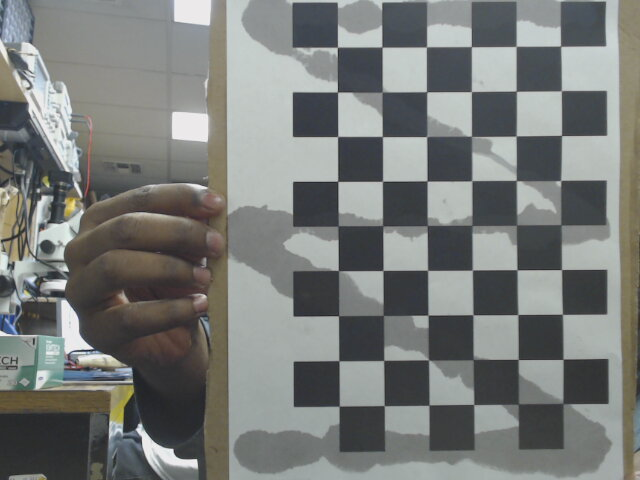
#> input picture Sub/Src/ComputerVision/chessboard_cal_pics/2019-07-03-213740.jpg, 640 x 480 px; its folder holds only this picture in this run
$ python camera_calibration.py
#> lines starting #> are read from the running program, lines starting #| are printed output that depends on the picture; after the words box and inside, x2 and y2 are one past the last pixel; in counts of white or black regions, pixels touching at a corner belong together; long printed decimals are rounded
import cv2
import numpy as np
import glob

def chess_board():

    #prepare 3d object points
    object_points = np.zeros((6*9, 3), np.float32)
    object_points[:,:2] = np.mgrid[0:9,0:6].T.reshape(-1, 2)


    #list of 3d object points, 2d image points
    three_dim_points = []
    two_dim_points = []

    list_pics = glob.glob('chessboard_cal_pics/*.jpg')

    for index, pic in enumerate(list_pics):
        print(pic)
        picture = cv2.imread(pic)
#> picture is the input picture: shape (480, 640, 3); mean B, G, R 120.9, 123.3, 120.6
        gray_pic = cv2.cvtColor(picture, cv2.COLOR_BGR2GRAY)
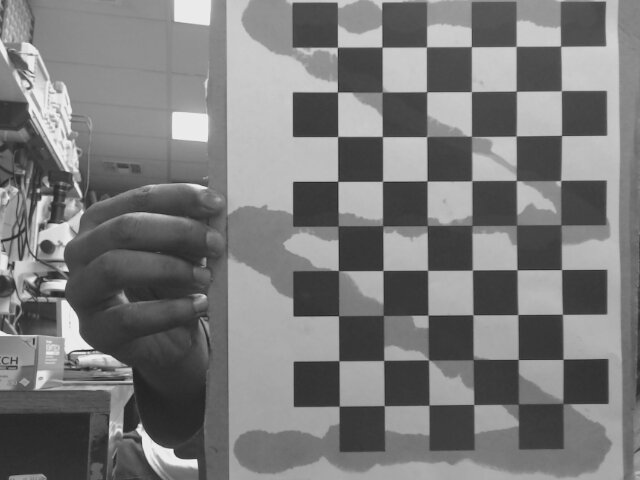
#> gray_pic: shape (480, 640); min 15, max 246, mean 122.2
        shape = gray_pic.shape[::-1]
#> shape = (640, 480)

        ret, board_corners = cv2.findChessboardCorners(gray_pic, (9, 6), None)
#> ret = True; board_corners = 54 rows, first 8: [560.7, 46.19], [561.4, 90.63], [561.5, 135.5], [560.6, 180.7], [561.1, 224.8], [561.5, 269.6], [562.4, 314.3], [563.1, 359.3]

        if ret == True:

            three_dim_points.append(object_points)
            two_dim_points.append(board_corners)

            cv2.drawChessboardCorners(picture, (9, 6), board_corners, ret)
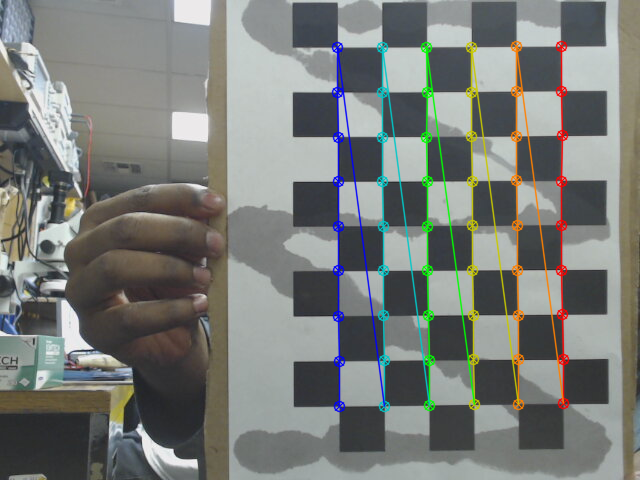
#> picture: shape (480, 640, 3); 5.21% of pixels changed, all inside (x1, y1, x2, y2) = (331, 40, 570, 413)
            cv2.imshow('picture', picture)
            cv2.waitKey(1)

    # [4 lines of commented-out code are left out]
    ret, camera_matrix, distortion_matrix, rvecs, tvecs = cv2.calibrateCamera(three_dim_points, two_dim_points, shape, None, None)
#> ret = 0.285; camera_matrix = [[3059, 0, 368.9], [0, 3031.9, 149.5], [0, 0, 1]]; distortion_matrix = [[1.69, -38.94, -0.013, 0.0273, -3822.1]]; rvecs = ([-0.11, -0.105, 1.56],); tvecs = ([4.25, -2.31, 68.56],)
    cv2.destroyAllWindows()
    return three_dim_points, two_dim_points, camera_matrix, distortion_matrix, rvecs, tvecs

if __name__ == '__main__':

    three_dim_points, two_dim_points, camera_matrix, distortion_matrix, rvecs, tvecs  = chess_board()
#> three_dim_points = 1 item; two_dim_points = 1 item; camera_matrix = [[3059, 0, 368.9], [0, 3031.9, 149.5], [0, 0, 1]]; distortion_matrix = [[1.69, -38.94, -0.013, 0.0273, -3822.1]]; rvecs = ([-0.11, -0.105, 1.56],); tvecs = ([4.25, -2.31, 68.56],)
    #TODO: Save these values to the parameter server
    print(camera_matrix)
#| [[3.05901101e+03 0.00000000e+00 3.68947884e+02]
#|  [0.00000000e+00 3.03191193e+03 1.49475952e+02]
#|  [0.00000000e+00 0.00000000e+00 1.00000000e+00]]
    print(distortion_matrix)
#| [[ 1.69217109e+00 -3.89422780e+01 -1.30411835e-02  2.72621861e-02
#|   -3.82208170e+03]]
    #print(rvecs)
    #print(tvecs)

$ run again, on Sub/Src/ComputerVision/chessboard_cal_pics/2019-07-03-214754.jpg
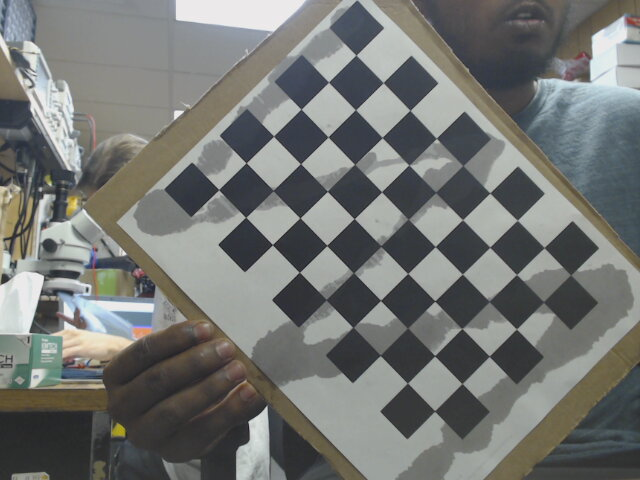
#> input picture Sub/Src/ComputerVision/chessboard_cal_pics/2019-07-03-214754.jpg, 640 x 480 px
#> in chess_board, picture is the input picture: shape (480, 640, 3); mean B, G, R 115.2, 117.9, 115.9
#> in chess_board, `gray_pic = cv2.cvtColor(picture, cv2.COLOR_BGR2GRAY)`:
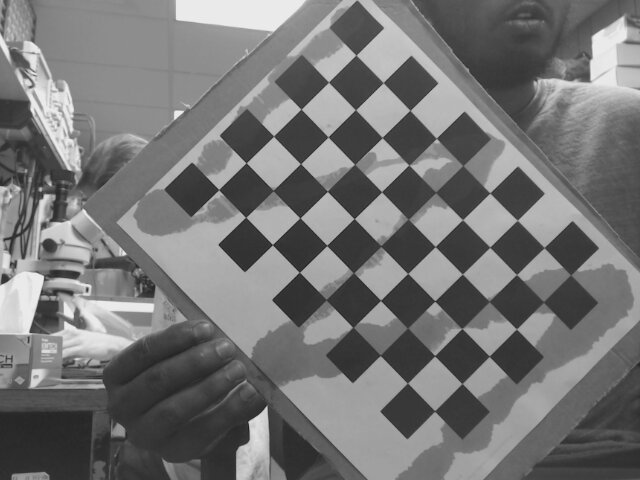
#> gray_pic: shape (480, 640); min 27, max 245, mean 117
#> in chess_board, `ret, board_corners = cv2.findChessboardCorners(gray_pic, (9, 6), None)`: ret = True; board_corners = 54 rows, first 8: [355.9, 55.13], [383.2, 82.59], [410, 110.4], [436.4, 138.3], [462.7, 165.5], [489.9, 193], [517.4, 220.3], [544.3, 247.5]
#> in chess_board, `cv2.drawChessboardCorners(picture, (9, 6), board_corners, ret)`:
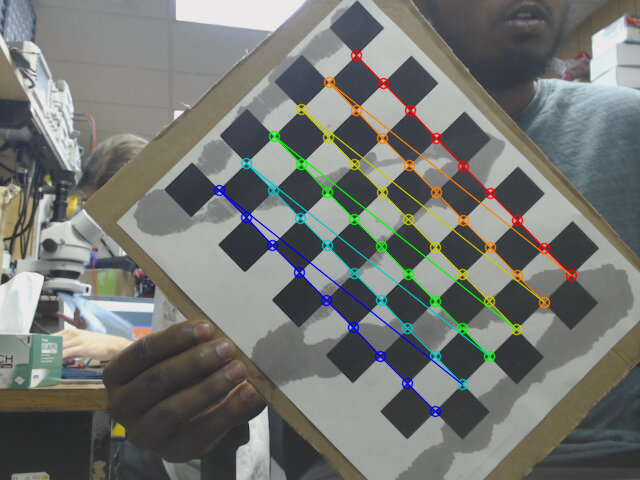
#> picture: shape (480, 640, 3); 3.92% of pixels changed, all inside (x1, y1, x2, y2) = (213, 49, 578, 418)
#> in chess_board, `ret, camera_matrix, distortion_matrix, rvecs, tvecs = cv2.calibrateCam..`: ret = 0.231; camera_matrix = [[1374, 0, 263.9], [0, 1370.2, 194.2], [0, 0, 1]]; distortion_matrix = [[0.718, -1.54, -0.0244, -0.0194, -60.82]]; rvecs = ([-0.0744, -0.043, 0.798],); tvecs = ([2.4, -3.6, 35.94],)
#> `three_dim_points, two_dim_points, camera_matrix, distortion_matrix, rv..`: three_dim_points = 1 item; camera_matrix = [[1374, 0, 263.9], [0, 1370.2, 194.2], [0, 0, 1]]; distortion_matrix = [[0.718, -1.54, -0.0244, -0.0194, -60.82]]; rvecs = ([-0.0744, -0.043, 0.798],); tvecs = ([2.4, -3.6, 35.94],)
#| [[1.37402326e+03 0.00000000e+00 2.63900398e+02]
#|  [0.00000000e+00 1.37023250e+03 1.94179403e+02]
#|  [0.00000000e+00 0.00000000e+00 1.00000000e+00]]
#| [[ 7.18017174e-01 -1.54086894e+00 -2.43815901e-02 -1.93699064e-02
#|   -6.08200600e+01]]

$ run again, on Sub/Src/ComputerVision/chessboard_cal_pics/2019-07-03-214759.jpg
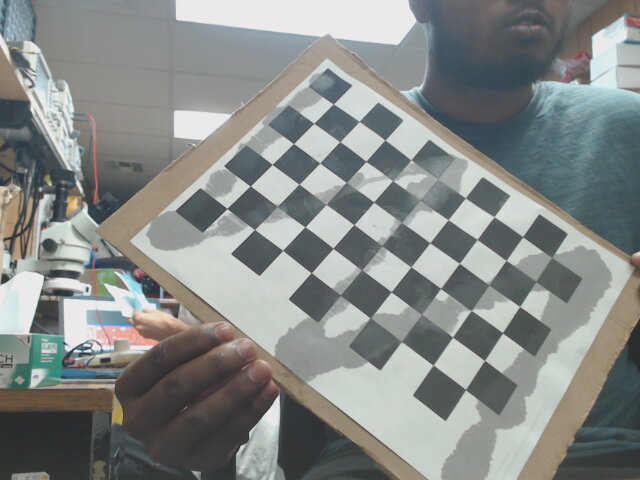
#> input picture Sub/Src/ComputerVision/chessboard_cal_pics/2019-07-03-214759.jpg, 640 x 480 px
#> in chess_board, picture is the input picture: shape (480, 640, 3); mean B, G, R 135.1, 137.6, 133.3
#> in chess_board, `gray_pic = cv2.cvtColor(picture, cv2.COLOR_BGR2GRAY)`:
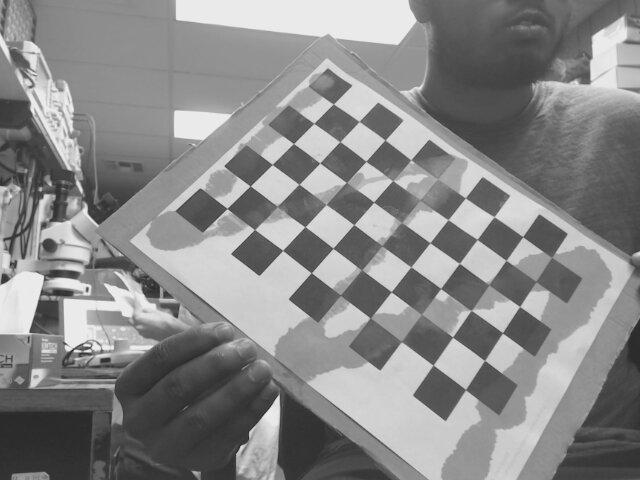
#> gray_pic: shape (480, 640); min 34, max 251, mean 136.1
#> in chess_board, `ret, board_corners = cv2.findChessboardCorners(gray_pic, (9, 6), None)`: ret = True; board_corners = 54 rows, first 8: [333.4, 104], [359.3, 121.3], [385.1, 140.1], [410.6, 159.8], [437.7, 179], [465.5, 198.1], [494.3, 216.7], [522.6, 236.6]
#> in chess_board, `cv2.drawChessboardCorners(picture, (9, 6), board_corners, ret)`:
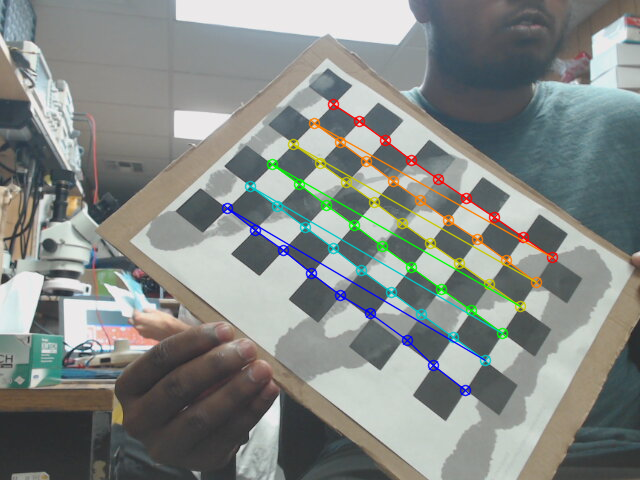
#> picture: shape (480, 640, 3); 3.93% of pixels changed, all inside (x1, y1, x2, y2) = (221, 98, 559, 397)
#> in chess_board, `ret, camera_matrix, distortion_matrix, rvecs, tvecs = cv2.calibrateCam..`: ret = 1.04; camera_matrix = [[450.6, 0, 273.7], [0, 418.4, 251.7], [0, 0, 1]]; distortion_matrix = [[0.399, -1.25, -0.00152, -0.00709, 1.58]]; rvecs = ([-0.348, -0.0307, 0.694],); tvecs = ([1.82, -4.86, 14.18],)
#> `three_dim_points, two_dim_points, camera_matrix, distortion_matrix, rv..`: three_dim_points = 1 item; camera_matrix = [[450.6, 0, 273.7], [0, 418.4, 251.7], [0, 0, 1]]; distortion_matrix = [[0.399, -1.25, -0.00152, -0.00709, 1.58]]; rvecs = ([-0.348, -0.0307, 0.694],); tvecs = ([1.82, -4.86, 14.18],)
#| [[450.585   0.         273.703]
#|  [  0.         418.383 251.696]
#|  [  0.           0.           1.        ]]
#| [[ 3.98846656e-01 -1.24589052e+00 -1.52437591e-03 -7.09344385e-03
#|    1.57869977e+00]]

$ run again, on Sub/Src/ComputerVision/chessboard_cal_pics/2019-07-03-214805.jpg
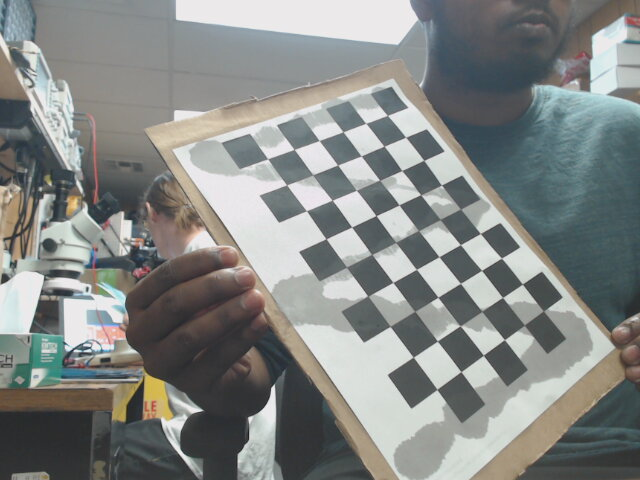
#> input picture Sub/Src/ComputerVision/chessboard_cal_pics/2019-07-03-214805.jpg, 640 x 480 px
#> in chess_board, picture is the input picture: shape (480, 640, 3); mean B, G, R 133, 135.2, 132
#> in chess_board, `gray_pic = cv2.cvtColor(picture, cv2.COLOR_BGR2GRAY)`:
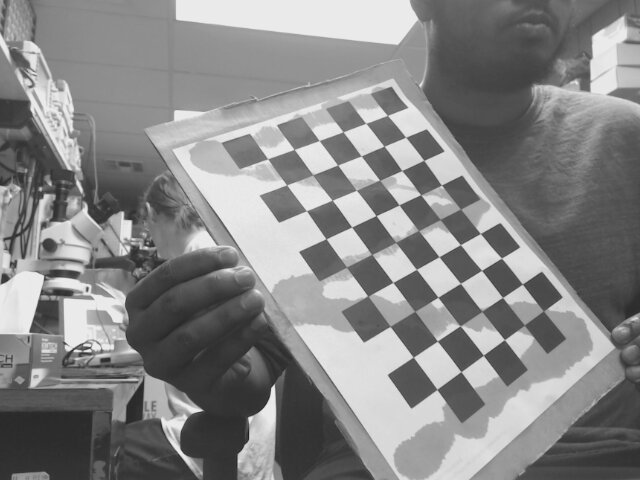
#> gray_pic: shape (480, 640); min 30, max 249, mean 134
#> in chess_board, `ret, board_corners = cv2.findChessboardCorners(gray_pic, (9, 6), None)`: ret = True; board_corners = 54 rows, first 8: [387.5, 115.4], [405.5, 137.1], [423.8, 160.4], [441.5, 184.9], [460.6, 209.2], [480.2, 233.5], [501.5, 258.2], [522.4, 284.1]
#> in chess_board, `cv2.drawChessboardCorners(picture, (9, 6), board_corners, ret)`:
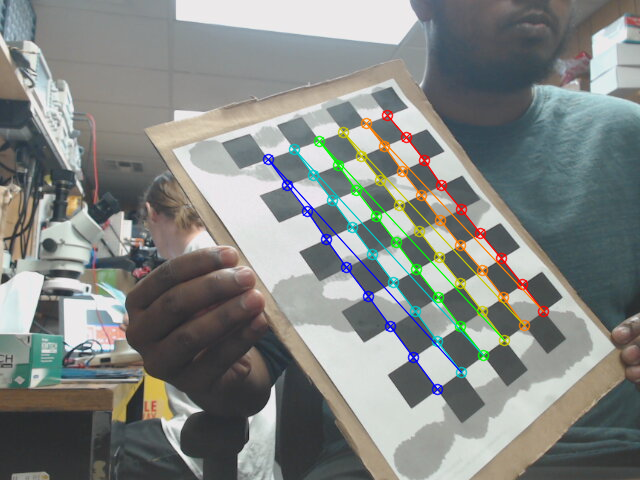
#> picture: shape (480, 640, 3); 3.62% of pixels changed, all inside (x1, y1, x2, y2) = (262, 109, 550, 396)
#> in chess_board, `ret, camera_matrix, distortion_matrix, rvecs, tvecs = cv2.calibrateCam..`: ret = 0.418; camera_matrix = [[610.4, 0, 231.4], [0, 524.8, 220.2], [0, 0, 1]]; distortion_matrix = [[0.301, -0.447, 0.000145, -0.00127, 0.124]]; rvecs = ([-0.583, -0.156, 1.05],); tvecs = ([4.85, -3.79, 19.43],)
#> `three_dim_points, two_dim_points, camera_matrix, distortion_matrix, rv..`: three_dim_points = 1 item; camera_matrix = [[610.4, 0, 231.4], [0, 524.8, 220.2], [0, 0, 1]]; distortion_matrix = [[0.301, -0.447, 0.000145, -0.00127, 0.124]]; rvecs = ([-0.583, -0.156, 1.05],); tvecs = ([4.85, -3.79, 19.43],)
#| [[610.390    0.         231.378]
#|  [  0.         524.833 220.192]
#|  [  0.           0.           1.        ]]
#| [[ 3.01122703e-01 -4.46916004e-01  1.44612948e-04 -1.26941549e-03
#|    1.24251566e-01]]

$ run again, on Sub/Src/ComputerVision/chessboard_cal_pics/2019-07-03-213752.jpg
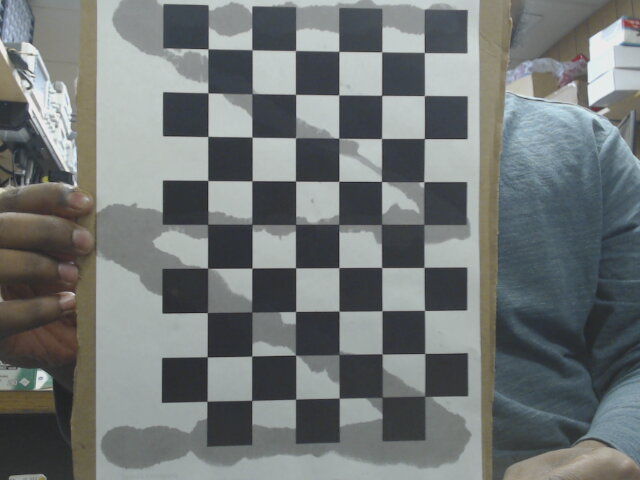
#> input picture Sub/Src/ComputerVision/chessboard_cal_pics/2019-07-03-213752.jpg, 640 x 480 px
#> in chess_board, picture is the input picture: shape (480, 640, 3); mean B, G, R 118.6, 119, 113.9
#> in chess_board, `gray_pic = cv2.cvtColor(picture, cv2.COLOR_BGR2GRAY)`:
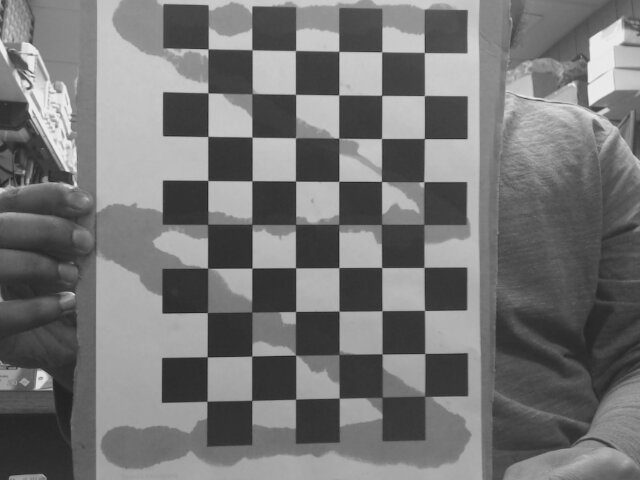
#> gray_pic: shape (480, 640); min 31, max 246, mean 117.4
#> in chess_board, `ret, board_corners = cv2.findChessboardCorners(gray_pic, (9, 6), None)`: ret = True; board_corners = 54 rows, first 8: [424.3, 52.48], [424.4, 95.63], [424.5, 138.5], [423.9, 181.8], [423.8, 224.1], [424.2, 267.6], [424.6, 310.4], [424.8, 353.5]
#> in chess_board, `cv2.drawChessboardCorners(picture, (9, 6), board_corners, ret)`:
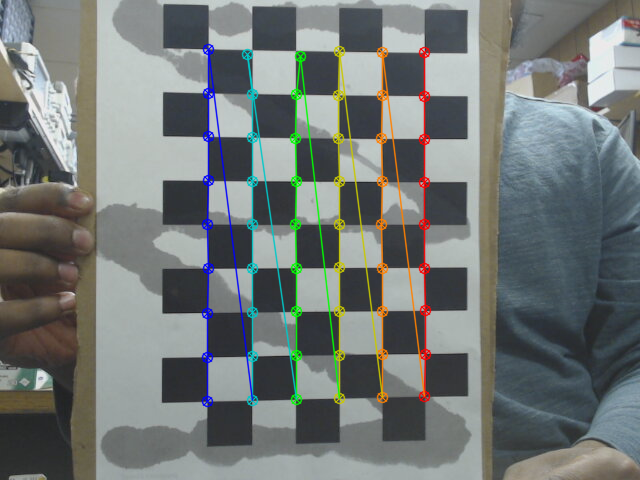
#> picture: shape (480, 640, 3); 5.06% of pixels changed, all inside (x1, y1, x2, y2) = (201, 43, 432, 408)
#> in chess_board, `ret, camera_matrix, distortion_matrix, rvecs, tvecs = cv2.calibrateCam..`: ret = 1.23; camera_matrix = [[1440, 0, 306.2], [0, 1422.9, 241.9], [0, 0, 1]]; distortion_matrix = [[2.79, -260.5, 0.0284, 0.00118, 7110.1]]; rvecs = ([-0.101, -0.14, 1.57],); tvecs = ([2.72, -4.42, 33.32],)
#> `three_dim_points, two_dim_points, camera_matrix, distortion_matrix, rv..`: three_dim_points = 1 item; camera_matrix = [[1440, 0, 306.2], [0, 1422.9, 241.9], [0, 0, 1]]; distortion_matrix = [[2.79, -260.5, 0.0284, 0.00118, 7110.1]]; rvecs = ([-0.101, -0.14, 1.57],); tvecs = ([2.72, -4.42, 33.32],)
#| [[1.44003768e+03 0.00000000e+00 3.06228660e+02]
#|  [0.00000000e+00 1.42287090e+03 2.41853913e+02]
#|  [0.00000000e+00 0.00000000e+00 1.00000000e+00]]
#| [[ 2.79210946e+00 -2.60521193e+02  2.84405185e-02  1.18418786e-03
#|    7.11014660e+03]]
